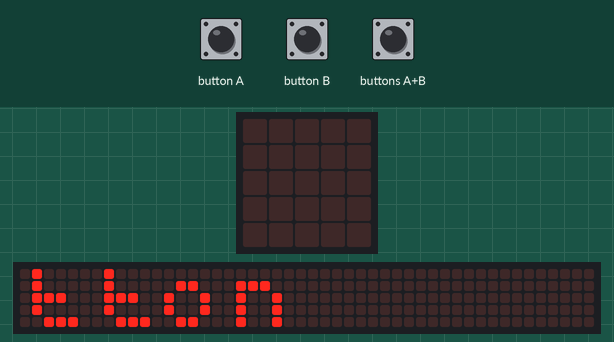
Simulated run of this program. Board: BBC micro:bit (MakeCode). Shown: the board's 5×5 LED display, a strip that is not on the board, showing the scrolling text unrolled. The inputs (shaded band) are chosen by the test bench. The 48×5 strip is a reading aid, not a part: it shows the text the display is scrolling, unrolled, one strip-width of it at a time.

Above: at 11.3 s.
13.0 s: button A pressed for 0.15 s
At 14.3 s:
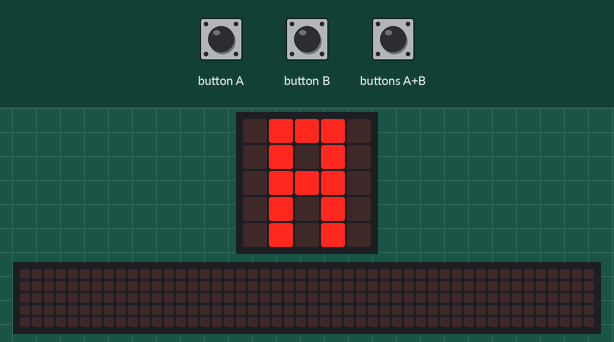
14.6 s: button B pressed for 0.15 s
At 15.6 s:
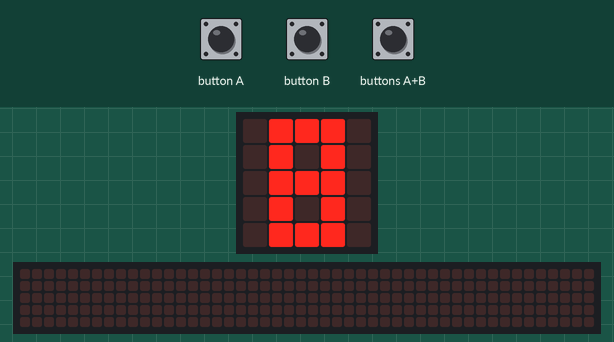
16.2 s: buttons A+B pressed for 0.15 s
At 16.8 s:
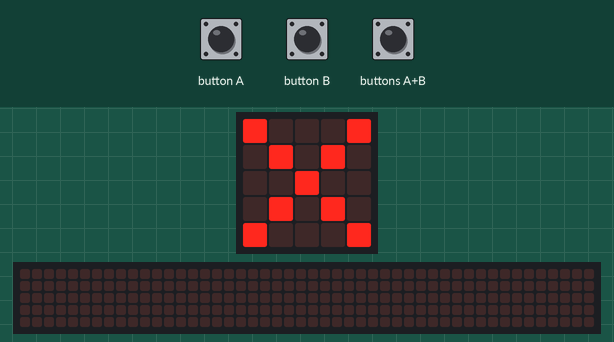

The program:

main.ts
```typescript
input.onButtonPressed(Button.A, function () {
    basic.showLeds(`
        . # # # .
        . # . # .
        . # # # .
        . # . # .
        . # . # .
        `)
})
input.onButtonPressed(Button.AB, function () {
    basic.showLeds(`
        # . . . #
        . # . # .
        . . # . .
        . # . # .
        # . . . #
        `)
})
input.onButtonPressed(Button.B, function () {
    basic.showLeds(`
        . # # # .
        . # . # .
        . # # # .
        . # . # .
        . # # # .
        `)
})
basic.showString("Press Button")
```

test.ts
```typescript
// les proves van aquí; això no es compilarà quan aquest paquet s'usi com a extensió.
```

Measured:
- after the input at 13.0 s, the display: changes after 0.15 s (image 1)
- after the input at 14.6 s, the display: changes after 0.15 s (image 2)
- after the input at 16.2 s, the display: changes after 0.15 s (image 3)
- what the display in image 0 shows lasts 0.4 s, from 11.3 s to 11.7 s
